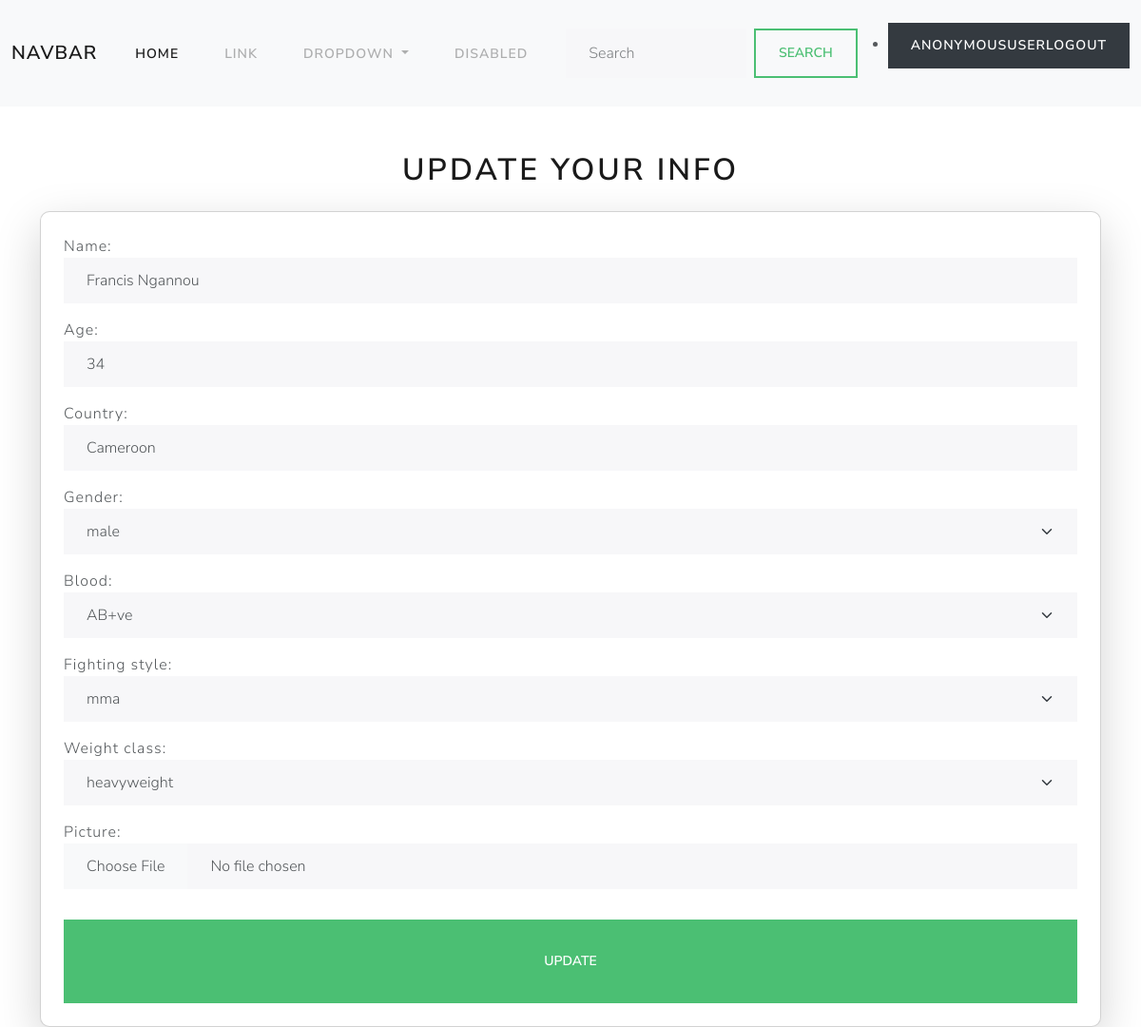
The app's page /fighter/40/update/ with its own data.
### details/models.py (models this page shows, shortened)
class Fighters(models.Model):
    name = models.CharField(max_length=30)
    age = models.CharField(max_length=30)
    country = models.CharField(max_length=30)
    gender_type = (
        ("male","male"),
        ("female","female")
    )
    gender = models.CharField(max_length=30,choices=gender_type)
    blood_type = (
        ("A+ve", "A+ve"),
        ("A-ve", "A-ve"),
        ("B+ve", "B+ve"),
        ("B-ve", "B-ve"),
        ("O+ve", "O+ve"),
        ("O-ve", "O-ve"),
        ("AB+ve", "AB+ve"),
        ("AB-ve", "AB-ve"),
    )
    blood = models.CharField(max_length=30, choices=blood_type)
    fighting_options = (
        ("sambo", "sambo"),
        ("brazilian jiu jitsu", "brazilian jiu jitsu"),
        ("muay thai", "muay thai"),
        ("taekwondo", "taekwondo"),
        ("boxing", "boxing"),
        ("mma", "mma"),
    )
    fighting_style = models.CharField(max_length=30, choices=fighting_options)
    weight_options = (
        ("featherweight", "featherweight"),
        ("bantamweight", "bantamweight"),
        ("lightweight", "lightweight"),
        ("heavyweight", "heavyweight"),
        ("flyweight", "flyweight"),
        ('middleweight','middleweight')
    )
    weight_class = models.CharField(max_length=30, choices=weight_options)
    picture = models.ImageField(upload_to="fighters_images",null=True,blank=True)

### details/views.py (the view, shortened to what this page needs)
# urls.py: path('fighter/<int:id>/update/', views.FightersUpdateView.as_view(), name='fighter-update'),
class FightersUpdateView(View):
    template_name = "fighters_edit.html"
    form_class = FightersForm
    def get(self, request, *args, **kwargs):
        fighter_id = kwargs.get("id")
        fighter = get_object_or_404(Fighters, id=fighter_id)
        form_instance = self.form_class(instance=fighter)
        return render(request, self.template_name, {'form': form_instance})

### details/forms.py
class FightersForm(forms.ModelForm):
    class Meta:
        model = Fighters
        fields = "__all__"
        widgets = {
            "name": forms.TextInput(attrs={"class": "form-control"}),
            "age": forms.NumberInput(attrs={"class": "form-control"}),
            "country": forms.TextInput(attrs={"class": "form-control"}),
            "gender": forms.Select(attrs={"class": "form-control form-select"}),
            "blood": forms.Select(attrs={"class": "form-control form-select"}),
            "fighting_style": forms.Select(attrs={"class": "form-control form-select"}),
            "weight_class": forms.Select(attrs={"class": "form-control form-select"}),
            "picture": forms.FileInput(attrs={"class": "form-control"}),
        }

### details/templates/fighters_edit.html (shortened to what this page needs)
{% extends 'base.html' %}
{% block main_block %}
<div class="container mt-5">
    <h1 class="text-center text-primary mb-4">Update Your Info</h1>
    <div class="card p-4 shadow-lg" style="border-radius: 10px;">
        <form method="POST" action="">
            {{ form.as_p }}
            <button type="submit" class="btn btn-success btn-lg w-100 mt-3">
                Update
            </button>
        </form>
    </div>
</div>
{% endblock %}

### records on screen
Fighters: name "Francis Ngannou", age "34", country "Cameroon", gender "male", blood "AB+ve", fighting_style "mma", weight_class "heavyweight"

### other values on screen
{{ request.user }} "ANONYMOUSUSER"
